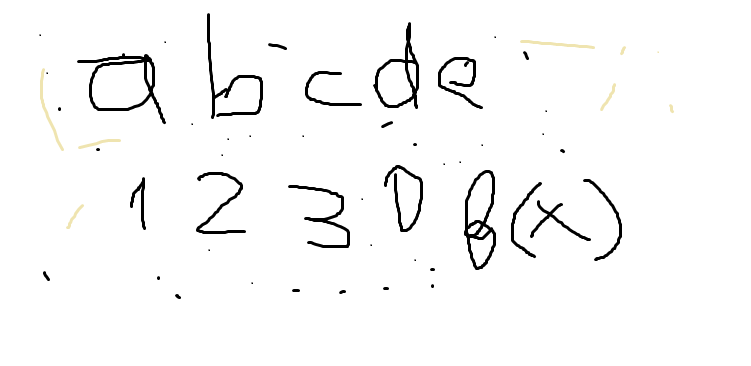
#> input picture paint_sucio.png, 751 x 366 px
$ jupyter execute --allow-errors 'jugando con limpiado de imagenes.ipynb'
#> lines starting #> are read from the running program, lines starting #| are printed output that depends on the picture; after the words box and inside, x2 and y2 are one past the last pixel; in counts of white or black regions, pixels touching at a corner belong together
[cell 1]
#librerias
import numpy as np
import cv2 as cv
from matplotlib import pyplot as plt
import pytesseract as tess
tess.pytesseract.tesseract_cmd = r'C:\Users\Patri\AppData\Local\Tesseract-OCR\tesseract.exe'

[cell 2]
#un par de funciones (repetidas de 'tomar img, limpiar, bounding boxes y escalar' y
#'escalado y limpiado de img dada la bounding box')

def get_boxes(img,ampliar=1,plot=False,grilla=False):
#dada una img, separa los caracteres cada uno en otra image.
#el 'ampliar' es xq a veces, tesseract hace las boxes muy pegadas al caracter.
#Puede servir ponerlo en 1.2, 1.5 aprox
    chars_img = []
    temp = []
    boxes = tess.image_to_boxes(img, lang="eng+equ")
    h, w = img.shape
    for b in boxes.splitlines():
        b = b.split(' ')
        x1,x2,y1,y2 = box_params(h,w,b,ampliar)
        temp = np.copy(img[x1:x2,y1:y2])
        chars_img.append(temp)
    if plot==True:
        plot_img(img)
        plot_subimg(chars_img,grilla=grilla)
    return chars_img

# [51 lines left out: functions box_params, plot_img, plot_subimg, resize_boxes, not called in this run]

[cell 3]
#importo un paint 'sucio', con unas rayas/puntos hechos a mano
original = cv.cvtColor(cv.imread('paint_sucio.png'),2)
plt.imshow(original)
plt.show()

#lo importo en blanco y negro
original = cv.cvtColor(cv.imread('paint_sucio.png'), cv.COLOR_BGR2GRAY)
#> original: shape (366, 751); min 0, max 255, mean 248.1
#pruebo aplicando distintos filtros de opencv
blur = original
avg = original
opened = original
closed = original
adgauss = original
gblur = original
mblur = original
bilateral = original
kernel = np.ones((5,5),np.float32)/25
# a un par les hago varias (3) iteraciones
for i in range(3):
    blur = cv.blur(blur,(5,5))
    avg = cv.filter2D(avg,-1,kernel)
    gblur = cv.GaussianBlur(gblur,(5,5),0)
    mblur = cv.medianBlur(mblur,5)
#> this loop made 3 passes
#> pass 1, `blur = cv.blur(blur,(5,5))`:
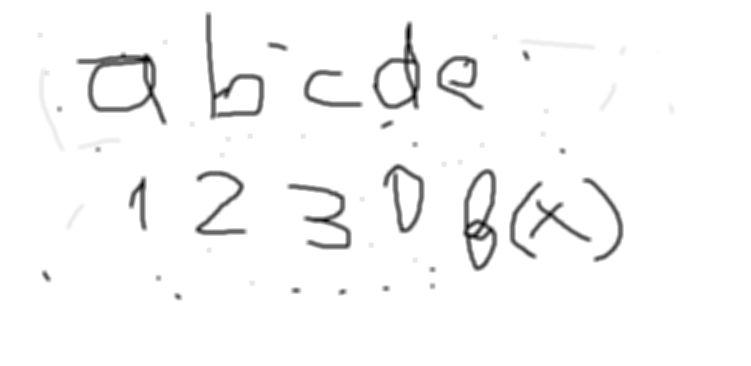
#> blur: shape (366, 751); min 0, max 255, mean 248.1
#> pass 1, `gblur = cv.GaussianBlur(gblur,(5,5),0)`:
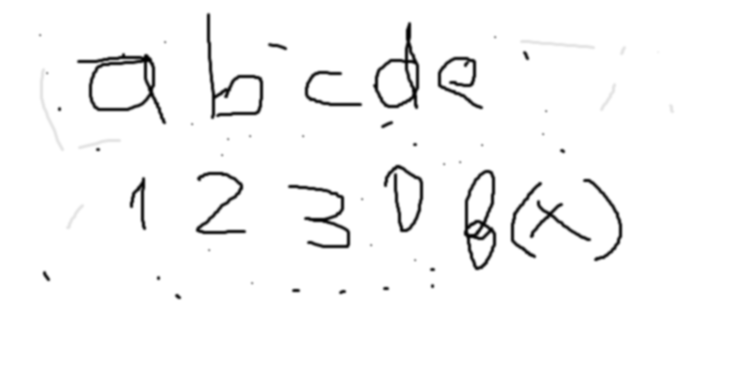
#> gblur: shape (366, 751); min 0, max 255, mean 248.1
#> pass 2, `blur = cv.blur(blur,(5,5))`:
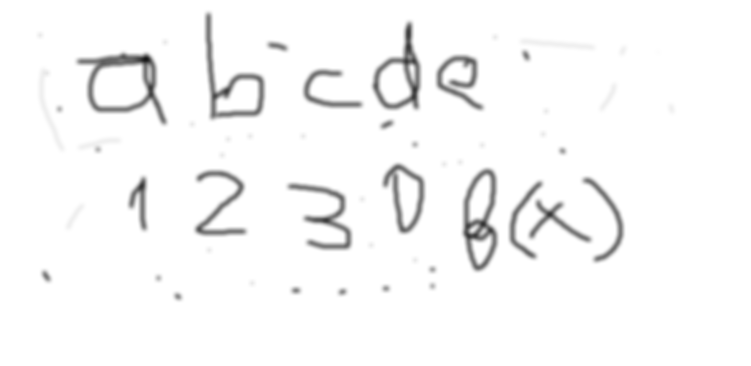
#> blur: shape (366, 751); min 20, max 255, mean 248.1
#> after the loop:
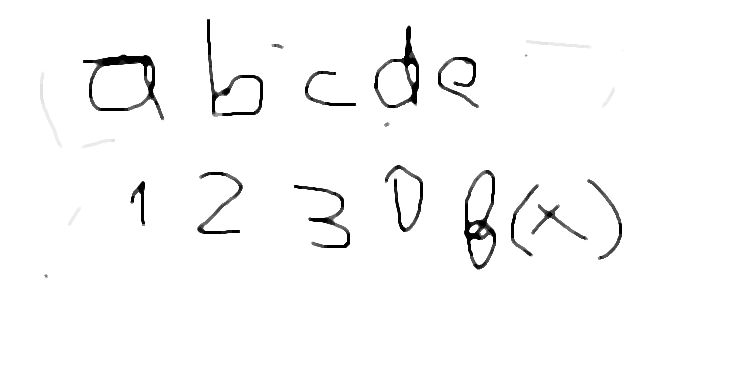
#> mblur: shape (366, 751); min 0, max 255, mean 249.2

opened = cv.morphologyEx(opened, cv.MORPH_OPEN, kernel, iterations = 3)
#closed = cv.morphologyEx(closed, cv.MORPH_CLOSE, kernel, iterations = 3) muy facil que quede todo negro
adgauss = cv.adaptiveThreshold(adgauss,255,cv.ADAPTIVE_THRESH_GAUSSIAN_C, cv.THRESH_BINARY,11,2)
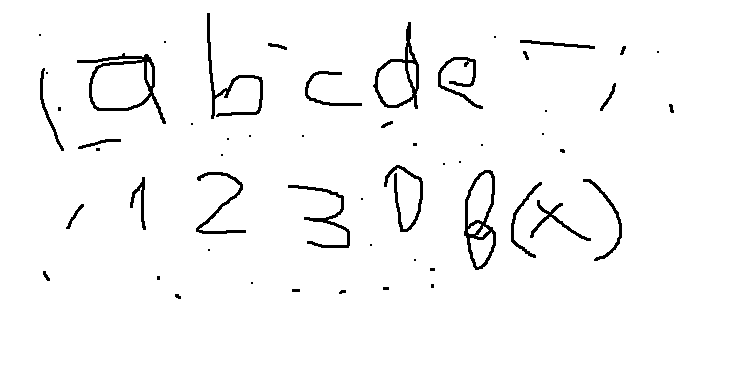
#> adgauss: shape (366, 751); 96.9% white; 55 black regions (28 under 20 px), largest, box (x1, y1, x2, y2) and area: (77, 53, 166, 124) 1032, (464, 170, 496, 270) 884, (373, 22, 419, 109) 792
bilateral = cv.bilateralFilter(bilateral,9,75,75)

#y los ploteo (bastante picapiedra el codigo pero nevermind)
plt.subplots(figsize=(20, 20))
plt.subplot(421),plt.imshow(original,'gray'),plt.title('Original')
plt.xticks([]), plt.yticks([])
plt.subplot(422),plt.imshow(blur,'gray'),plt.title('Blurred')
plt.xticks([]), plt.yticks([])
plt.subplot(423),plt.imshow(avg,'gray'),plt.title('Averaged')
plt.xticks([]), plt.yticks([])
plt.subplot(424),plt.imshow(opened,'gray'),plt.title('Opened')
plt.xticks([]), plt.yticks([])
#plt.subplot(325),plt.imshow(closed,'gray'),plt.title('Closed')
#plt.xticks([]), plt.yticks([]) #ni vale la pena plotear este
plt.subplot(425),plt.imshow(adgauss,'gray'),plt.title('Adaptive Gaussian Thresholding')
plt.xticks([]), plt.yticks([])
plt.subplot(426),plt.imshow(bilateral,'gray'),plt.title('Bilateral filtered')
plt.xticks([]), plt.yticks([])
plt.subplot(427),plt.imshow(gblur,'gray'),plt.title('Gaussian blured')
plt.xticks([]), plt.yticks([])
plt.subplot(428),plt.imshow(mblur,'gray'),plt.title('Median blured')
plt.xticks([]), plt.yticks([])
plt.show()

#el que mejor veo es el median blur (el ultimo)

[cell 4]
import numpy as np
import cv2 as cv
from matplotlib import pyplot as plt
import pytesseract as tess
tess.pytesseract.tesseract_cmd = r'C:\Users\Patri\AppData\Local\Tesseract-OCR\tesseract.exe'
original = cv.cvtColor(cv.imread('paint_sucio.png'), cv.COLOR_BGR2GRAY)
final = original;
plt.title('Original:')
#> (the rest of this cell did not finish here and is left out)

out_img = []
i=1
for char_img in chars_img:
    name= 'caracter'+str(i)+'.png'
    i+=1
    temp = resize_boxes(30,50,char_img,write=False,name=name)
    #guarda que si write=True, te guarda por separado todos los caracteres q encuentra
    out_img.append(temp)
plot_subimg(out_img,grilla=True)

for i in range(8):
    final = cv.medianBlur(final,5)
    plt.title(f'iteracion {i+1}:')
    chars_img = get_boxes(final,1.4,plot=True,grilla=True)
    out_img = []
    i=1
    for char_img in chars_img:
        name= 'caracter'+str(i)+'.png'
        i+=1
        temp = resize_boxes(30,50,char_img,write=False,name=name)
        #guarda que si write=True, te guarda por separado todos los caracteres q encuentra
        out_img.append(temp)
    plot_subimg(out_img,grilla=True)

[cell 5]
#so: lo que mejor funciona parece ser la median blur con al menos 5 iteraciones.
#La pruebo sobre la imagen original (sin ruido) para ver que no rompa nada:

imagen = cv.cvtColor(cv.imread('paint1.png'), cv.COLOR_BGR2GRAY)
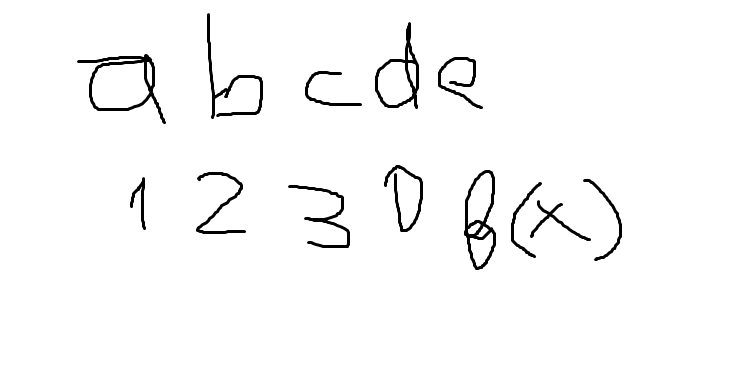
#> input picture paint1.png, 751 x 366 px
#> imagen: shape (366, 751); min 0, max 255, mean 248.5
mblured = imagen
#> (the rest of this cell did not finish here and is left out)
